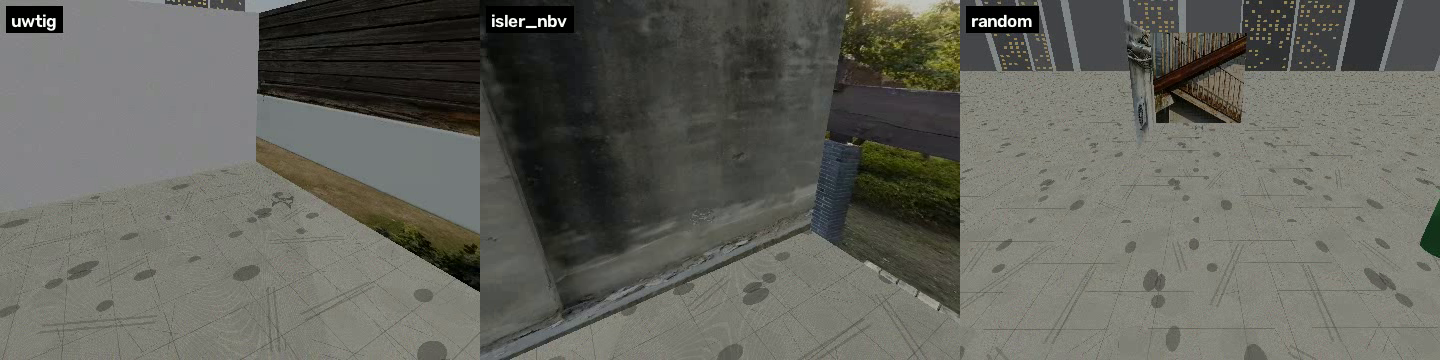
#> input picture drone-sim-today/report_assets/comparison_flythrough_frame.png, 1440 x 360 px; its folder holds only this picture in this run
$ python -i detect.py   (imports and definitions only)
#> lines starting #> are read from the running program, lines starting #| are printed output that depends on the picture; after the words box and inside, x2 and y2 are one past the last pixel; in counts of white or black regions, pixels touching at a corner belong together
"""Placeholder onboard 'sensor' defect detector.

Classical CV heuristics tuned to the synthetic wall textures generated by
scene/make_textures.py (crack = thin dark jagged line, rust = brown blobs,
leak = dark vertical wedge). This stands in for the trained YOLOv8-seg
model from the week-1 plan, which needs a real annotated dataset — this
version has zero network/training dependency so it's guaranteed to work
today. Swap `detect_defects` for a real model call later without touching
sim.py or run_demo.py.
"""
import cv2
import numpy as np

# Fraction-of-frame crop where the target wall consistently sits, given the
# fixed camera framing (drone always looks dead-center at the wall). Keeps
# the floor/sky/neighboring walls out of consideration. Tuned for the
# gym-pybullet-drones onboard FPV camera framing in sim_gpd.py.
ROI_FRAC = (0.18, 0.10, 0.78, 0.82)  # x0, y0, x1, y1 as fractions of W, H


def _roi_bounds(w, h):
    x0f, y0f, x1f, y1f = ROI_FRAC
    return int(x0f * w), int(y0f * h), int(x1f * w), int(y1f * h)


def _detect_dark_regions(gray_roi):
    """Crack and leak are both darker than the wall base color, but differ
    in shape: crack is a sparse, thin, tall scribble (low fill extent);
    leak is a solid, near-full-height wedge (high fill extent). Rust blobs
    are also dark enough to show up here, so they're excluded by requiring
    leak candidates to span most of the ROI height, well above any single
    rust blob's diameter."""
    median = float(np.median(gray_roi))
    thresh = max(0, median - 25)
    _, mask = cv2.threshold(gray_roi, thresh, 255, cv2.THRESH_BINARY_INV)
    mask = cv2.morphologyEx(mask, cv2.MORPH_CLOSE, np.ones((9, 9), np.uint8), iterations=2)
    contours, _ = cv2.findContours(mask, cv2.RETR_EXTERNAL, cv2.CHAIN_APPROX_SIMPLE)

    roi_h = gray_roi.shape[0]
    results = []
    for c in contours:
        area = cv2.contourArea(c)
        if area < 150:
            continue
        x, y, w, h = cv2.boundingRect(c)
        extent = area / max(w * h, 1)
        aspect = h / max(w, 1)

        if extent < 0.30 and aspect > 1.3 and h > 60:
            confidence = float(np.clip(h / 200.0, 0.3, 0.95))
            results.append({"bbox": (x, y, w, h), "label": "crack", "confidence": confidence})
        elif extent > 0.35 and h > 0.55 * roi_h:
            confidence = float(np.clip(extent, 0.3, 0.95))
            results.append({"bbox": (x, y, w, h), "label": "leak", "confidence": confidence})
    return results


def _detect_rust(bgr_roi):
    hsv = cv2.cvtColor(bgr_roi, cv2.COLOR_BGR2HSV)
    mask = cv2.inRange(hsv, (0, 90, 35), (25, 255, 210))
    mask = cv2.morphologyEx(mask, cv2.MORPH_CLOSE, np.ones((5, 5), np.uint8), iterations=2)
    contours, _ = cv2.findContours(mask, cv2.RETR_EXTERNAL, cv2.CHAIN_APPROX_SIMPLE)

    dets = []
    for c in contours:
        area = cv2.contourArea(c)
        if area < 120:
            continue
        x, y, w, h = cv2.boundingRect(c)
        confidence = float(np.clip(area / 900.0, 0.35, 0.95))
        dets.append({"bbox": (x, y, w, h), "label": "rust", "confidence": confidence})
    return dets


def detect_defects(bgr_frame):
    """Returns a list of {bbox: (x,y,w,h) in full-frame coords, label, confidence}."""
    h, w = bgr_frame.shape[:2]
    x0, y0, x1, y1 = _roi_bounds(w, h)
    roi_bgr = bgr_frame[y0:y1, x0:x1]
    roi_gray = cv2.cvtColor(roi_bgr, cv2.COLOR_BGR2GRAY)

    detections = []
    detections.extend(_detect_dark_regions(roi_gray))
    detections.extend(_detect_rust(roi_bgr))

    # offset ROI-local boxes back into full-frame coordinates
    for d in detections:
        bx, by, bw, bh = d["bbox"]
        d["bbox"] = (bx + x0, by + y0, bw, bh)

    return detections


# [11 lines not run here, left out]

>>> import cv2
>>> picture = cv2.imread('report_assets/comparison_flythrough_frame.png')
#> picture is the input picture: shape (360, 1440, 3); mean B, G, R 91.9, 99.3, 98.8
>>> result = detect_defects(picture)
#> in detect_defects, `roi_bgr = bgr_frame[y0:y1, x0:x1]`:
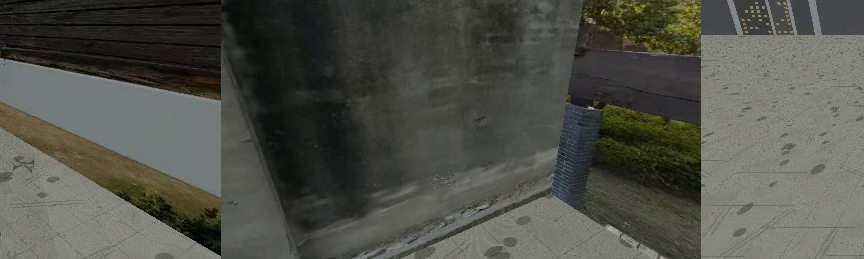
#> roi_bgr: shape (259, 864, 3); mean B, G, R 73, 80.9, 80.3
#> in detect_defects, `roi_gray = cv2.cvtColor(roi_bgr, cv2.COLOR_BGR2GRAY)`:
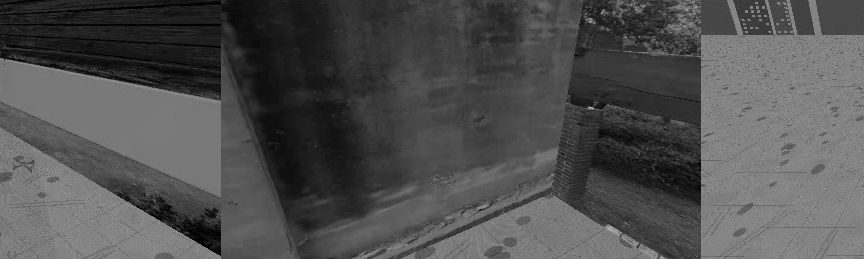
#> roi_gray: shape (259, 864); min 0, max 194, mean 79.9
#> in _detect_dark_regions, `median = float(np.median(gray_roi))`: median = 75
#> in _detect_dark_regions, `thresh = max(0, median - 25)`: thresh = 50
#> in _detect_dark_regions, `_, mask = cv2.threshold(gray_roi, thresh, 255, cv2.THRESH_BINARY_INV)`:
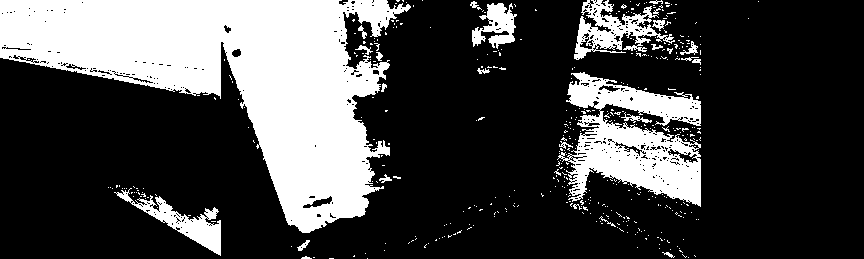
#> mask: shape (259, 864); 27.2% white; 425 white regions (398 under 20 px), largest, box (x1, y1, x2, y2) and area: (0, 0, 411, 233) 43469, (557, 72, 701, 207) 10082, (574, 0, 675, 60) 2339
#> in _detect_dark_regions, `mask = cv2.morphologyEx(mask, cv2.MORPH_CLOSE, np.ones((9, 9), np.uint..`:
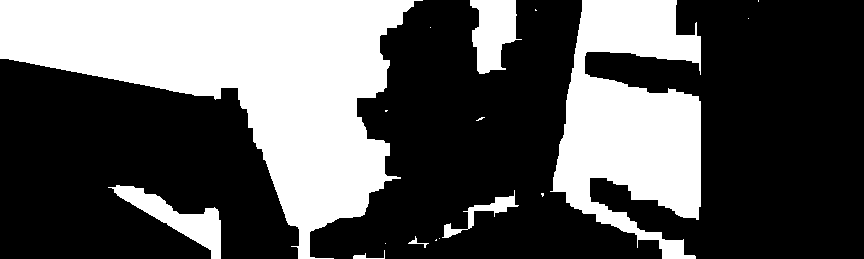
#> mask: shape (259, 864); 34.8% white; 17 white regions (10 under 20 px)
#> in _detect_dark_regions, `contours, _ = cv2.findContours(mask, cv2.RETR_EXTERNAL, cv2.CHAIN_APPR..`: contours = 17 contours, 10 with area under 20; largest, box (x1, y1, x2, y2) and area: (0, 0, 423, 259) 47294, (550, 0, 701, 259) 23124, (108, 185, 221, 259) 2463, (470, 0, 522, 74) 2362, (442, 190, 519, 238) 584, (353, 250, 385, 259) 37, (408, 236, 429, 248) 28
#> the loop in _detect_dark_regions, `for c in contours:` made 17 passes
#> (area, x, y, w, h, extent, aspect, confidence) on passes 15, 17: (23124.5, 550, 0, 151, 259, 0.591, 1.72, 0.591), (47294.5, 0, 0, 423, 259, 0.432, 0.612, 0.432)
#> (area, x, y, w, h, extent, aspect) on passes 7, 8, 16: (584.5, 442, 190, 77, 48, 0.158, 0.623), (2463, 108, 185, 113, 74, 0.295, 0.655), (2362.5, 470, 0, 52, 74, 0.614, 1.42)
#> after the loop in _detect_dark_regions, `for c in contours:`: results = 2 items
#> in _detect_rust, `hsv = cv2.cvtColor(bgr_roi, cv2.COLOR_BGR2HSV)`: hsv: shape (259, 864, 3); mean H, S, V 44.5, 39.8, 82
#> in _detect_rust, `mask = cv2.inRange(hsv, (0, 90, 35), (25, 255, 210))`:
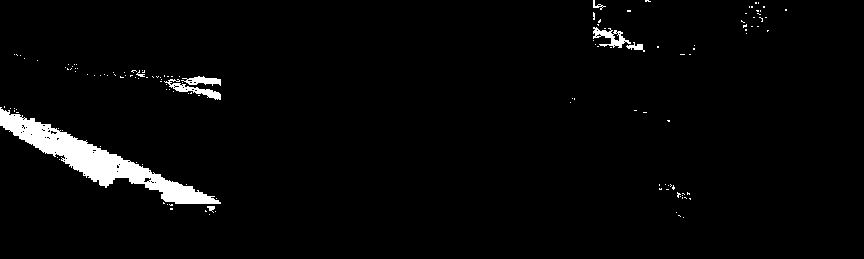
#> mask: shape (259, 864); 2.8% white; 138 white regions (130 under 20 px), largest, box (x1, y1, x2, y2) and area: (0, 107, 221, 204) 4933, (164, 79, 221, 100) 343, (593, 27, 631, 48) 325
#> in _detect_rust, `mask = cv2.morphologyEx(mask, cv2.MORPH_CLOSE, np.ones((5, 5), np.uint..`:
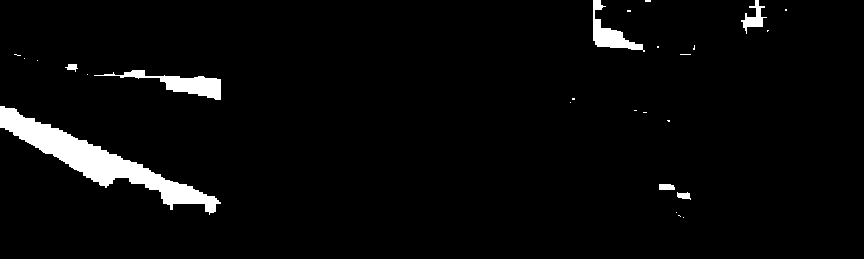
#> mask: shape (259, 864); 3.6% white; 26 white regions (19 under 20 px)
#> in _detect_rust, `contours, _ = cv2.findContours(mask, cv2.RETR_EXTERNAL, cv2.CHAIN_APPR..`: contours = 26 contours, 19 with area under 20; largest, box (x1, y1, x2, y2) and area: (0, 106, 221, 215) 5076, (94, 70, 221, 100) 1063, (593, 0, 645, 52) 764, (741, 0, 767, 34) 256, (659, 184, 675, 190) 70, (677, 192, 691, 200) 58, (65, 64, 78, 72) 44
#> the loop in _detect_rust, `for c in contours:` made 26 passes
#> (area, x, y, w, h, confidence) on passes 9, 13, 24, 26: (5076, 0, 106, 221, 109, 0.95), (1063, 94, 70, 127, 30, 0.95), (256.5, 741, 0, 26, 34, 0.35), (763.5, 593, 0, 52, 52, 0.848)
#> area on passes 4, 5, 14: 57.5, 70, 43.5
#> after the loop in _detect_rust, `for c in contours:`: dets = 4 items
#> the loop in detect_defects, `for d in detections:` made 6 passes
#> (bx, by, bw, bh) on passes 1 to 6: (550, 0, 151, 259), (0, 0, 423, 259), (0, 106, 221, 109), (94, 70, 127, 30), (741, 0, 26, 34), (593, 0, 52, 52)
#> result = 6 items
